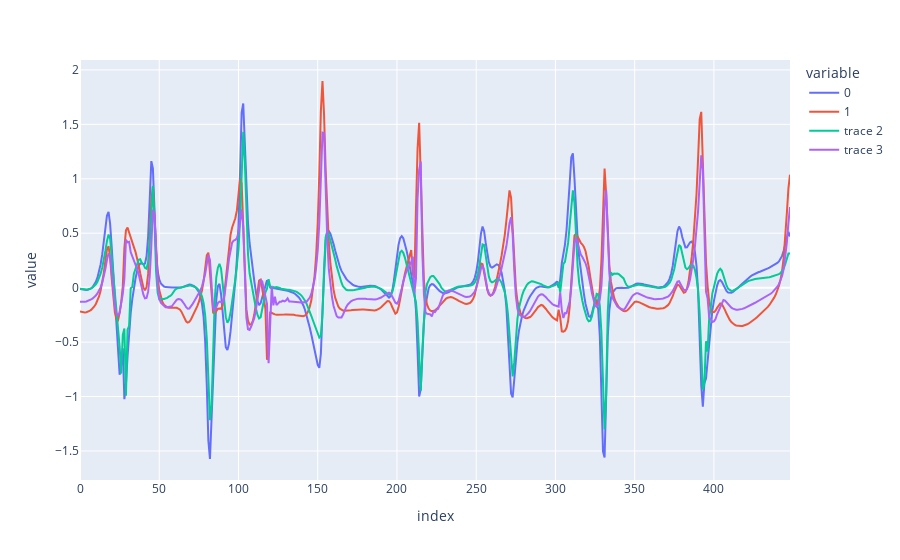

Notebook source saved alongside this figure:
### Code cell
fig = px.line(y)
fig.add_trace(go.Scatter(y=y_pred[:,0], mode='lines', showlegend=True))
fig.add_trace(go.Scatter(y=y_pred[:,1], mode='lines', showlegend=True))

### Figure 1 — Plotly figure (JSON) as saved in the notebook; plotly's stock layout.template omitted (floating-point values rounded to 4 significant figures; data arrays with more than 128 entries replaced by an {"elided": "..."} marker saying what was removed)
{"data": [{"hovertemplate": "variable=0<br>index=%{x}<br>value=%{y}<extra></extra>", "legendgroup": "0", "line": {"color": "#636efa", "dash": "solid"}, "marker": {"symbol": "circle"}, "mode": "lines", "name": "0", "orientation": "v", "showlegend": true, "type": "scatter", "x": {"elided": "449 int values"}, "xaxis": "x", "y": {"elided": "449 float values"}, "yaxis": "y"}, {"hovertemplate": "variable=1<br>index=%{x}<br>value=%{y}<extra></extra>", "legendgroup": "1", "line": {"color": "#EF553B", "dash": "solid"}, "marker": {"symbol": "circle"}, "mode": "lines", "name": "1", "orientation": "v", "showlegend": true, "type": "scatter", "x": {"elided": "449 int values"}, "xaxis": "x", "y": {"elided": "449 float values"}, "yaxis": "y"}, {"mode": "lines", "showlegend": true, "type": "scatter", "y": {"elided": "449 float values"}}, {"mode": "lines", "showlegend": true, "type": "scatter", "y": {"elided": "449 float values"}}], "layout": {"legend": {"title": {"text": "variable"}, "tracegroupgap": 0}, "margin": {"t": 60}, "xaxis": {"anchor": "y", "domain": [0, 1], "title": {"text": "index"}}, "yaxis": {"anchor": "x", "domain": [0, 1], "title": {"text": "value"}}}}
